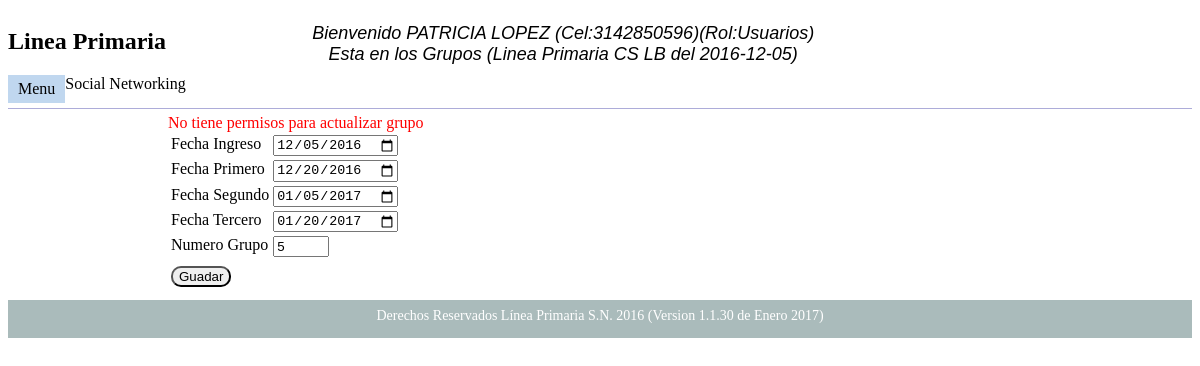
/controlador/principal/principal.php?nav=usuario/grupos (signed in), run on the app's committed database.
### tables this page shows
CREATE TABLE IF NOT EXISTS `Afiliados` (
  `afs_llave` int(11) NOT NULL AUTO_INCREMENT,
  `afs_nombres` varchar(100) NOT NULL,
  `afs_apellidos` varchar(30) DEFAULT NULL,
  `afs_celular` varchar(12) NOT NULL,
  `afs_otros` varchar(12) DEFAULT NULL,
  `afs_documento` varchar(12) DEFAULT NULL,
  `afs_estado` varchar(1) NOT NULL,
  PRIMARY KEY (`afs_llave`)
);

CREATE TABLE IF NOT EXISTS `Roles` (
  `nro_llave` int(11) NOT NULL AUTO_INCREMENT,
  `cro_nombre` varchar(100) NOT NULL,
  PRIMARY KEY (`nro_llave`)
);

CREATE TABLE IF NOT EXISTS `WhatsappGrupos` (
  `nwg_llave` int(11) NOT NULL AUTO_INCREMENT,
  `cwg_nombre` char(100) NOT NULL,
  `dwg_fecha` date NOT NULL,
  PRIMARY KEY (`nwg_llave`),
  UNIQUE KEY `cwg_nombre` (`cwg_nombre`)
);

CREATE TABLE IF NOT EXISTS `Grupo` (
  `ngr_llave` int(11) NOT NULL AUTO_INCREMENT,
  `ngr_afiliado` int(11) NOT NULL,
  `dgr_ingreso` date NOT NULL,
  `dgr_primero` date NOT NULL,
  `dgr_segundo` date NOT NULL,
  `dgr_tercero` date NOT NULL,
  `ngr_grupo` int(11) NOT NULL,
  PRIMARY KEY (`ngr_llave`),
  KEY `ngr_afiliado` (`ngr_afiliado`)
);

### lib/utils/utils.php (called while the page is built, shortened)
<?php
function requireAVariable($pathFile,$valor){
  $var = require $pathFile;
  $v2 = ob_get_clean();
  return $v2;
}
?>

### controlador/conexion/conexion.php (called while the page is built, shortened)
<?php
class Conexion{
var $user = "lineaprimaria";
var $pass = "LineaPrimaria2016";
var $BD = "lineaprimaria";
var $server = "localhost";
var $link = null;
function connect(){
  if($this->link == null){
    $this->link = new mysqli($this->server,$this->user,$this->pass,$this->BD);
   $this->link->set_charset("UTF-8");
   mysqli_set_charset($this->link,"UTF-8");
  }
return $this;
 }
 function query($query){
	$result =  $this->link->query($query);
	return $result;
	}
}
?>

### dto/Grupo.php (called while the page is built, shortened)
<?php
class Grupo extends DTO{
	var $oAfiliado;
	var $fechaIngreso;
	var $fechaPrimero;
	var $fechaSegundo;
	var $fechaTercero;
	var $numeroGrupo;
	function setRow($row) {
		if (count ( $row ) > 0) {
			$this->fechaIngreso = $row ['dgr_ingreso'];
			$this->fechaPrimero = $row ['dgr_primero'];
			$this->fechaSegundo = $row ['dgr_segundo'];
			$this->fechaTercero = $row ['dgr_tercero'];
			$this->numeroGrupo  = $row ['ngr_grupo'];
		}
	}
	function getFechaIngreso() {
		return $this->fechaIngreso;
	}
	function getFechaPrimero() {
		return $this->fechaPrimero;
	}
	function getFechaSegundo() {
		return $this->fechaSegundo;
	}
	function getFechaTercero() {
		return $this->fechaTercero;
	}
	function getNumeroGrupo() {
		return $this->numeroGrupo;
	}
	function setOAfiliado($in){
		$this->oAfiliado = $in;
	}
	function getOAfiliado(){
		return $this->oAfiliado;
	}
}
?>

### dto/Afiliados.php (called while the page is built, shortened)
<?php
class Afiliados extends DTO {
	var $oWhatsapp;
	function setRow($row) {
		if (count ( $row ) > 0) {
			$this->nombres = $row ['afs_nombres'];
			$this->celular = $row ['afs_celular'];
		}
	}
	function setOWhatsapp($in){
		$this->oWhatsapp = $in;
	}
	function getOWhatsapp(){
		return $this->oWhatsapp;
	}
}
?>

### dto/Roles.php (called while the page is built, shortened)
<?php
class Roles extends DTO{
	var $nombre;
	function setRow($row) {
 			$this->nombre = $row ['cro_nombre'];
	}
	function getNombre() {
		return $this->nombre;
	}
}
?>

### controlador/principal/principal.php (the view, shortened to what this page needs)
<?php
require "../conexion/conexion.php";
require "../../dto/Afiliados.php";
require "../../dto/Grupo.php";
require "../../dto/Permisos.php";
require "../../dto/Roles.php";
require "../../dto/Login.php";
require "../../lib/utils/utils.php";
class Principal {
	var $afiliado;
	var $grupo;
	var $usuario;
	var $rol;
	var $enlace;
	var $body;
	var $head;
	function control() {
		$this->enlace = (new Conexion ())->connect ();
		$this->loadInfo ();
		$end = $_REQUEST ['end'];
		$navegar = $_REQUEST ['nav'];
		if ($end != null && $end == 1) {
			$login = new LogIn2();
			$login->setId($_SESSION['idSession']);
			if($login->getId() == null){
				$login->setUsuario($this->usuario->getUsuario());
			}
			$this->enlace->update($login);
			$_SESSION ['idSession'] = null;
			$_SESSION ['idAfiliado'] = null;
			$_SESSION ['afiliado'] = null;
			$_SESSION ['grupo'] = null;
			$_SESSION ['usuario'] = null;
			$_SESSION ['permisos'] = null;
			$_SESSION ['rol'] = null;
			$_SESSION ['menu'] = null;
			unset ( $_SESSION ['idAfiliado'] );
			unset ( $_SESSION ['idSession'] );
			unset ( $_SESSION ['afiliado'] );
			unset ( $_SESSION ['grupo'] );
			unset ( $_SESSION ['usuario'] );
			unset ( $_SESSION ['permisos'] );
			unset ( $_SESSION ['rol'] );
			unset ( $_SESSION ['menu'] );
			require "../conexion/session.php";
			return;
		} else if ($navegar != null) {
			if ($page != null) {
				if ($page instanceof iBean) {
					$page->control ();
					$this->body = $page->pantalla ();
				}
			}
		}
		$this->head = $this->headLoad ();
		$this->pantalla ();
	}
	function headLoad() {
		$vari = "";
		if ($this->grupo != null) {
			$n = count ( $this->grupo );
			if ($this->grupo [0] instanceof Grupo) {
				if ($this->grupo [0]->getOAfiliado () != null) {
					if ($this->grupo [0]->getOAfiliado () instanceof Afiliados) {
						$vari = $vari . "Bienvenido " . $this->grupo [0]->getOAfiliado ()->nombres . " " . $this->grupo [0]->getOAfiliado ()->apellidos ." (Cel:".$this->grupo[0]->getOAfiliado()->celular.")"."(Rol:".$this->rol->getNombre().")"."<br/>";
					}
				}
			}
			$vari = $vari . "Esta en los Grupos ";
			for($i = 0; $i < $n; $i ++) {
				if ($this->grupo [$i] instanceof Grupo) {
					$vari = $vari . "(" . ($this->grupo[$i]->getOAfiliado()->getOWhatsapp() instanceof WhatsappGrupos ?$this->grupo [$i]->getOAfiliado ()->getOWhatsapp()-> getNombre():$this->grupo[$i]->getNumeroGrupo()). " del " . $this->grupo [$i]->getFechaIngreso () . ")";
				}
			}
		}
		return $vari;
	}
	function loadInfo() {
		$this->loadAfiliado ();
		$this->loadGrupo ();
		$this->loadUsuario ();
		$this->loadRol ();
	}
	function loadAfiliado() {
		if ($this->afiliado == null) {
			$this->afiliado = new Afiliados ();
			$this->afiliado->setId ( $_SESSION ['idAfiliado'] );
			if ($this->afiliado->getId () != null) {
				$sql = $this->afiliado->select () . $this->afiliado->where ();
				$result = $this->enlace->query ( $sql );
				if ($row = $result->fetch_array ()) {
					$this->afiliado->setRow ( $row );
				}
			}
		}
	}
	function loadUsuario() {
		if ($this->usuario == null) {
			$this->usuario = new Usuarios ();
			$this->usuario->setAfiliado ( $this->afiliado->getId () );
			$sql = $this->usuario->select () . $this->usuario->where ();
			$result = $this->enlace->query ( $sql );
			if ($result != null) {
				if ($row = $result->fetch_array ()) {
					$this->usuario->setRow ( $row );
				}
			}
		}
	}
	function loadRol() {
		if ($this->rol == null) {
			$this->rol = new Roles ();
			$this->rol->setId ( $this->usuario->getRol () );
			$sql = $this->rol->select () . $this->rol->where ();
			$result = $this->enlace->query ( $sql );
			if ($result != null) {
				if ($row = $result->fetch_array()) {
					$this->rol->setRow ( $row );
				}
			}
		}
	}
	function loadGrupo() {
		if ($this->grupo == null) {
			$this->grupo = new Grupo ();
			$this->grupo->setAfiliado ( $this->afiliado->getId () );
			$sql = $this->grupo->select () . $this->grupo->where ();
			$result = $this->enlace->query ( $sql );
			$grupo = array ();
			if ($result != null) {
				while ( $row = $result->fetch_array () ) {
					$temp = new Grupo ();
					$temp->setRow ( $row );
					$copiAfiliado = $this->afiliado;
					$copiAfiliado->setOWhatsapp($this->loadGrupoWhatsapp($temp->getId()));
					$temp->setOAfiliado ( $copiAfiliado );
					$temp->setOPadre ( $this->loadPadre ( $temp->getId () ) );
					$grupo [] = $temp;
				}
			}
			if (count ( $grupo ) > 0) {
				$this->grupo = $grupo;
			}
		}
	}
	function loadGrupoWhatsapp($id){
		$ref = new Referidos();
		$ref->setReferido($id);
		$query = $ref->select().$ref->where();
		$result = $this->enlace->query($query);
		if($result != null){
			while($row = $result->fetch_array()){
				$ref->setRow($row);
				$rw = new ReferidoWhatsapp();
				$rw->setReferido($ref->getId());
				$query = $rw->select().$rw->where();
				$result2 = $this->enlace->query($query);
				if($result2 != null){
					while($row2 = $result2->fetch_array()){
						$rw->setRow($row2);
						$wg = new WhatsappGrupos();
						$wg->setId($rw->getWhatsapp());
						$query = $wg->select().$wg->where();
						$result3 = $this->enlace->query($query);
						if($result3 != null){
							if($row3 = $result3->fetch_array()){
								$wg->setRow($row3);
								return $wg;
							}
						}
					}
				}
			}
		}
		return null;
	}
	function loadPadre($id) {
		$referido = new Referidos ();
		$referido->setReferido ( $id );
		$query = $referido->select () . $referido->where ();
		$result = $this->enlace->query ( $query );
		if ($result != null) {
			if ($row = $result->fetch_array ()) {
				$referido->setRow ( $row );
				$grupo = new Grupo ();
				$grupo->setId ( $referido->getAfiliado () );
				$query = $grupo->select () . $grupo->where ();
				$result = $this->enlace->query ( $query );
				if ($result != null) {
					if ($row = $result->fetch_array ()) {
						$grupo->setRow ( $row );
						$afiliado = new Afiliados ();
						$afiliado->setId ( $grupo->getAfiliado () );
						$query = $afiliado->select () . $afiliado->where ();
						$result = $this->enlace->query ( $query );
						if ($result != null) {
							if ($row = $result->fetch_Array ()) {
								$afiliado->setRow($row);
								return $afiliado;
							}
						}
					}
				}
			}
		}
		return null;
	}
	function pantalla() {
		$head = $this->head;
		$body = $this->body;
		require "../../vista/principal/principal.php";
	}
}
(new Principal ())->control ();
?>

### vista/usuario/grupos.php (shortened to what this page needs)
<?php
$valor  = unserialize ( $valor );
$grupos = $valor[0];
$msn    = $valor[1];
$permisos = unserialize($_SESSION['permisos']);
?>
<div>
<?php
if (is_array( $grupos ) ) {
	echo $msn;
	foreach ( $grupos as $grupo ) {
		?>
<form action="./principal.php?nav=usuario/grupos" method="post">
		<table>
			<tr>
				<td>Fecha Ingreso</td>
				<td><input type="date" name="fechaIngreso"
					value="<?php echo $grupo->getFechaIngreso();?>"></td>
			</tr>
			<tr>
				<td>Fecha Primero</td>
				<td><input type="date" name="fechaPrimero"
					value="<?php echo $grupo->getFechaPrimero();?>"></td>
			</tr>
			<tr>
				<td>Fecha Segundo</td>
				<td><input type="date" name="fechaSegundo"
					value="<?php echo $grupo->getFechaSegundo();?>"></td>
			</tr>
			<tr>
				<td>Fecha Tercero</td>
				<td><input type="date" name="fechaTercero"
					value="<?php echo $grupo->getFechaTercero();?>"></td>
			</tr>
			<tr>
				<td>Numero Grupo</td>
				<td><input type="number" name="numeroGrupo" max="30" min="5"
					value="<?php echo $grupo->getNumeroGrupo();?>"></td>
			</tr>
			<tr>
				<td colspan="2"><button>Guadar</button></td>
			</tr>
		</table>
	</form>
	<?php } } if(!empty($permisos['AGR'])){?>
	<a href="./principal.php?nav=usuario/creargrupo">Asociar a un Grupo</a>
<?php } ?>
</div>

### vista/principal/principal.php (shortened to what this page needs)
<!DOCTYPE html PUBLIC "-//W3C//DTD HTML 4.01 Transitional//EN" "http://www.w3.org/TR/html4/loose.dtd">
<html>
	<head>
	<link rel="stylesheet" type="text/css" href="../../vista/css/pagina.css"/>
</head>
<body>
<header>
	<div class="contenedor">
		<div >
			<h2>Linea Primaria</h2> Social Networking
		<div class="menu-btn" onclick="mostrarMenu()">Menu</div>
		</div>
		<div class="nombre">
			<?php
				echo $head;
			?>
		</div>
	</div>
</header>
<section>
<?php echo $body; ?>
</section>
<footer>
 Derechos Reservados L&iacute;nea Primaria S.N. 2016 (Version 1.1.30 de Enero 2017)
</footer>
</body>
</html>

### vista/css/pagina.css (style rules this page uses)
.nombre { width: 60%; float: left; height: 80px; text-align: center; margin-top: 15px; font-size: 18px; font-family: sans-serif; font-style: oblique; }
header>div>div { width:200px; }
div>div { float:left; }
.contenedor { height: 100px; }
footer { text-align: center; height: 30px; background-color: #ABB; MARGIN-top: 10px; font-size: 14px; padding-top: 8px; color:white; }
section { min-height: 100px; margin-left:160px; }
header { border-bottom-style: solid; border-bottom-width: 1px; margin-bottom: 5px; border-color: #ADACD9; }
td { vertical-align: top }
button { border-radius: 10px; margin-top:5px }
.menu-btn { cursor:pointer; padding-left:10px; padding-right:10px; padding-top:5px; padding-bottom:5px; background-color:#c0d7ef; }

### data on the page
afiliados: afs_nombres "PATRICIA LOPEZ", afs_celular "3142850596"
roles: cro_nombre "Usuarios"
whatsappgrupos: cwg_nombre.dgr_ingreso "Esta en los Grupos (Linea Primaria CS LB del 2016-12-05)"
grupo: fechaIngreso "12/05/2016", fechaPrimero "12/20/2016", fechaSegundo "01/05/2017", fechaTercero "01/20/2017", numeroGrupo "5"
